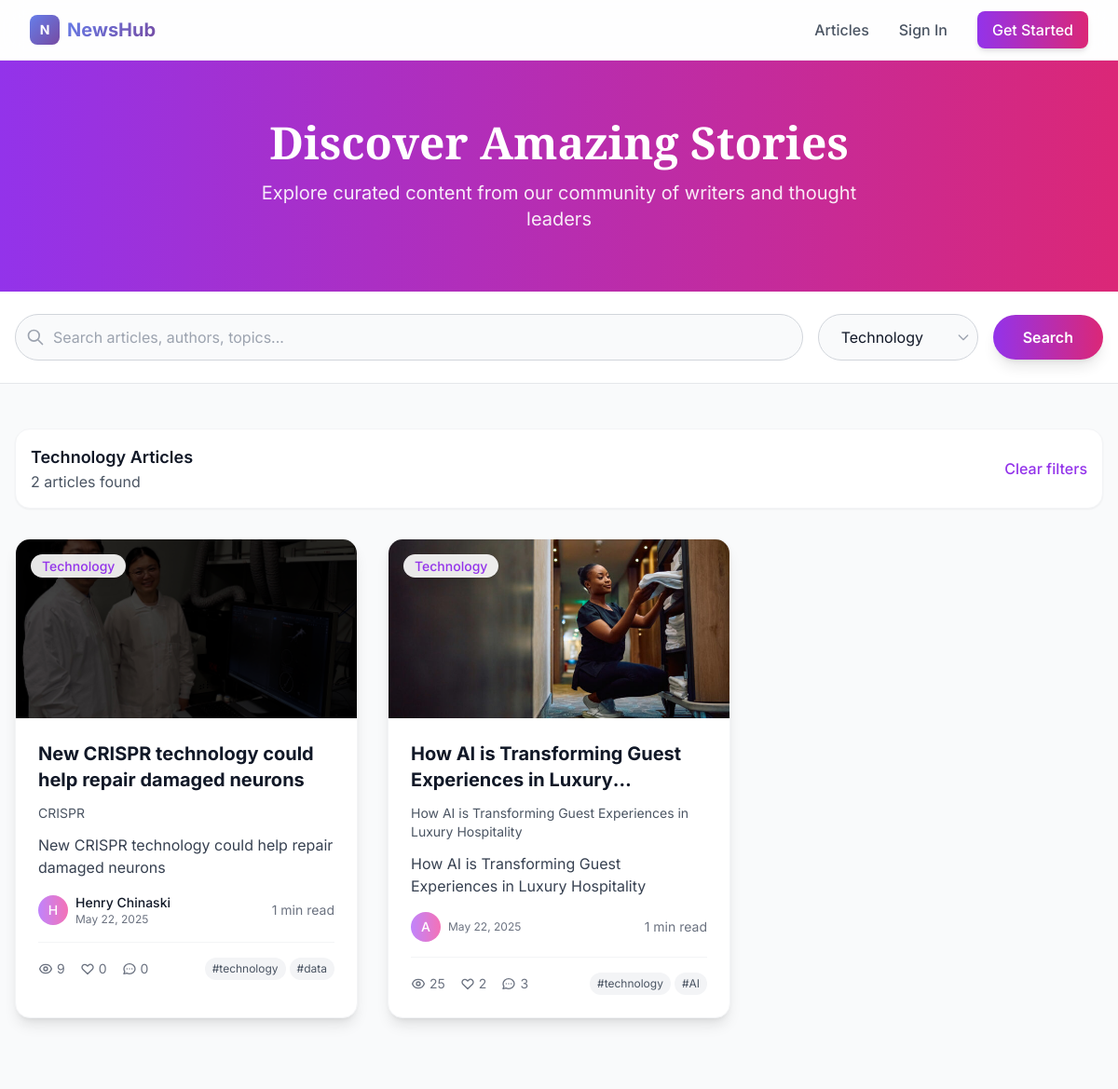
The app's page /articles/?category=technology with its own data.
### articles/models.py (models this page shows, shortened)
class Category(models.Model):
    name = models.CharField(max_length=100, unique=True)
    slug = models.SlugField(max_length=100, unique=True, blank=True)
    description = models.TextField(blank=True)
    created_at = models.DateTimeField(auto_now_add=True)
    class Meta:
        verbose_name_plural = "Categories"
        ordering = ['name']

class Article(models.Model):
    STATUS_CHOICES = [
        ('draft', 'Draft'),
        ('published', 'Published'),
        ('archived', 'Archived'),
    ]
    title = models.CharField(max_length=200)
    slug = models.SlugField(max_length=200, unique=True, blank=True)
    subtitle = models.CharField(max_length=250, blank=True)
    content = models.TextField()
    excerpt = models.TextField(max_length=500, blank=True)
    featured_image = models.ImageField(upload_to='articles/', blank=True, null=True)
    author = models.ForeignKey(User, on_delete=models.CASCADE, related_name='articles')
    category = models.ForeignKey(Category, on_delete=models.SET_NULL, null=True, blank=True)
    tags = models.CharField(max_length=200, blank=True, help_text="Comma-separated tags")
    status = models.CharField(max_length=20, choices=STATUS_CHOICES, default='draft')
    created_at = models.DateTimeField(auto_now_add=True)
    updated_at = models.DateTimeField(auto_now=True)
    published_at = models.DateTimeField(null=True, blank=True)
    view_count = models.PositiveIntegerField(default=0)
    like_count = models.PositiveIntegerField(default=0)
    comment_count = models.PositiveIntegerField(default=0)
    reading_time = models.PositiveIntegerField(default=0, help_text="Estimated reading time in minutes")
    word_count = models.PositiveIntegerField(default=0)
    class Meta:
        ordering = ['-created_at']
        indexes = [
            models.Index(fields=['status', '-created_at']),
            models.Index(fields=['category', '-created_at']),
            models.Index(fields=['author', '-created_at']),
        ]
    def get_absolute_url(self):
        return reverse('article_detail', kwargs={'slug': self.slug})
    def get_tags_list(self):
        if self.tags:
            return [tag.strip() for tag in self.tags.split(',') if tag.strip()]
        return []

### articles/views.py (the view, shortened to what this page needs)
# urls.py: path('', views.article_list, name='article_list'),
def article_list(request):
    articles = Article.objects.filter(status='published').select_related('author', 'category')
    search_query = request.GET.get('search')
    category_slug = request.GET.get('category')
    selected_category = None
    if category_slug:
        try:
            selected_category = Category.objects.get(slug=category_slug)
            articles = articles.filter(category=selected_category)
        except Category.DoesNotExist:
            pass
    paginator = Paginator(articles, 10)
    page_number = request.GET.get('page')
    articles = paginator.get_page(page_number)
    categories = Category.objects.all()
    context = {
        'articles': articles,
        'categories': categories,
        'search_query': search_query,
        'selected_category': selected_category,
    }
    return render(request, 'articles/article_list.html', context)

### templates/articles/article_list.html (shortened to what this page needs)
{% extends 'base.html' %}
{% block content %}
<section class="bg-gradient-to-r from-purple-600 to-pink-600 py-16">
    <div class="max-w-7xl mx-auto px-4 text-center text-white">
        <h1 class="text-4xl md:text-5xl font-display font-bold mb-4">
            Discover Amazing Stories
        </h1>
        <p class="text-xl text-white/90 max-w-2xl mx-auto">
            Explore curated content from our community of writers and thought leaders
        </p>
    </div>
</section>
<section class="bg-white border-b border-gray-200 sticky top-16 z-40">
    <div class="max-w-7xl mx-auto px-4 py-6">
        <form method="get" class="flex flex-col md:flex-row gap-4 items-center">
            <div class="flex-1 relative">
                <div class="absolute inset-y-0 left-0 pl-3 flex items-center pointer-events-none">
                </div>
                <input type="text" name="search" value="{{ search_query|default:'' }}"
                       placeholder="Search articles, authors, topics..."
                       class="w-full pl-10 pr-4 py-3 border border-gray-300 rounded-full focus:ring-2 focus:ring-purple-500 focus:border-transparent transition-all duration-200 bg-gray-50 focus:bg-white">
            </div>
            <div class="relative">
                <select name="category" class="appearance-none bg-gray-50 border border-gray-300 rounded-full px-6 py-3 pr-10 focus:ring-2 focus:ring-purple-500 focus:border-transparent transition-all duration-200 focus:bg-white">
                    {% for category in categories %}
                        <option value="{{ category.slug }}" {% if category.slug == selected_category.slug %}selected{% endif %}>
                            {{ category.name }}
                        </option>
                    {% endfor %}
                </select>
                <div class="absolute inset-y-0 right-0 flex items-center px-2 pointer-events-none">
                </div>
            </div>
            <button type="submit" class="bg-gradient-to-r from-purple-600 to-pink-600 text-white px-8 py-3 rounded-full font-semibold hover:from-purple-700 hover:to-pink-700 transition-all duration-200 shadow-lg hover:shadow-xl hover:scale-105">
                Search
            </button>
        </form>
    </div>
</section>
<section class="py-12 bg-gray-50">
    <div class="max-w-7xl mx-auto px-4">
        {% if articles %}
            {% if search_query or selected_category %}
                <div class="mb-8 p-4 bg-white rounded-2xl shadow-sm border border-gray-100">
                    <div class="flex items-center justify-between">
                        <div>
                            <h3 class="text-lg font-semibold text-gray-900">
                                {% if selected_category %}
                                    {% if search_query %}in {{ selected_category.name }}{% else %}{{ selected_category.name }} Articles{% endif %}
                                {% endif %}
                            </h3>
                            <p class="text-gray-600">{{ articles.paginator.count }} article{{ articles.paginator.count|pluralize }} found</p>
                        </div>
                        {% if search_query or selected_category %}
                            <a href="{% url 'article_list' %}" class="text-purple-600 hover:text-purple-700 font-medium">
                                Clear filters
                            </a>
                        {% endif %}
                    </div>
                </div>
            {% endif %}
            <div class="grid md:grid-cols-2 lg:grid-cols-3 gap-8">
                {% for article in articles %}
                    <article class="bg-white rounded-2xl shadow-lg card-hover overflow-hidden border border-gray-100 group">
                        <div class="relative overflow-hidden">
                            {% if article.featured_image %}
                                <img src="{{ article.featured_image.url }}" alt="{{ article.title }}"
                                     class="w-full h-48 object-cover group-hover:scale-105 transition-transform duration-300">
                            {% endif %}
                            {% if article.category %}
                                <div class="absolute top-4 left-4">
                                    <span class="bg-white/90 backdrop-blur-sm text-purple-600 px-3 py-1 rounded-full text-sm font-medium shadow-lg">
                                        {{ article.category.name }}
                                    </span>
                                </div>
                            {% endif %}
                        </div>
                        <div class="p-6">
                            <h2 class="text-xl font-bold text-gray-900 mb-3 line-clamp-2 group-hover:text-purple-600 transition-colors">
                                <a href="{{ article.get_absolute_url }}">
                                    {{ article.title }}
                                </a>
                            </h2>
                            {% if article.subtitle %}
                                <p class="text-gray-600 text-sm mb-3 line-clamp-2">{{ article.subtitle }}</p>
                            {% endif %}
                            <p class="text-gray-700 mb-4 line-clamp-3">{{ article.excerpt }}</p>
                            <div class="flex items-center justify-between mb-4">
                                <div class="flex items-center space-x-2">
                                    <div class="w-8 h-8 bg-gradient-to-r from-purple-400 to-pink-400 rounded-full flex items-center justify-center">
                                        <span class="text-white text-sm font-medium">
                                            {{ article.author.first_name.0|default:article.author.username.0|upper }}
                                        </span>
                                    </div>
                                    <div>
                                        <p class="text-sm font-medium text-gray-900">
                                            <a href="{% url 'public_profile' article.author.username %}" class="hover:text-purple-600 transition-colors">
                                                {{ article.author.first_name }} {{ article.author.last_name }}
                                            </a>
                                        </p>
                                        <p class="text-xs text-gray-500">{{ article.created_at|date:"M d, Y" }}</p>
                                    </div>
                                </div>
                                <div class="text-sm text-gray-500">
                                    {{ article.reading_time }} min read
                                </div>
                            </div>
                            <div class="flex items-center justify-between pt-4 border-t border-gray-100">
                                <div class="flex items-center space-x-4 text-sm text-gray-500">
                                    <span class="flex items-center">
                                        {{ article.view_count }}
                                    </span>
                                    <span class="flex items-center">
                                        <svg class="w-4 h-4 mr-1" fill="none" stroke="currentColor" viewBox="0 0 24 24">
                                            <path stroke-linecap="round" stroke-linejoin="round" stroke-width="2" d="M4.318 6.318a4.5 4.5 0 000 6.364L12 20.364l7.682-7.682a4.5 4.5 0 00-6.364-6.364L12 7.636l-1.318-1.318a4.5 4.5 0 00-6.364 0z"></path>
                                        </svg>
                                        {{ article.like_count }}
                                    </span>
                                    <span class="flex items-center">
                                        {{ article.comment_count }}
                                    </span>
                                </div>
                                {% if article.get_tags_list %}
                                    <div class="flex flex-wrap gap-1">
                                        {% for tag in article.get_tags_list|slice:":2" %}
                                            <span class="bg-gray-100 text-gray-600 px-2 py-1 rounded-full text-xs">
                                                #{{ tag }}
                                            </span>
                                        {% endfor %}
                                    </div>
                                {% endif %}
                            </div>
                        </div>
                    </article>
                {% endfor %}
            </div>
        {% endif %}
    </div>
</section>
{% endblock %}

### templates/base.html (style rules this page uses)
body { font-family: 'Inter', sans-serif; }
.font-display { font-family: 'Playfair Display', serif; }
* { transition: all 0.2s ease; }
.card-hover { transition: all 0.3s cubic-bezier(0.4, 0, 0.2, 1); }

### records on screen
Category: name "Technology"
Article: featured_image (picture), category.name "Technology", title "New CRISPR technology could help repair damaged neurons", subtitle "CRISPR", excerpt "New CRISPR technology could help repair damaged neurons", author.first_name.0 "H", author.first_name "Henry", author.last_name "Chinaski", created_at "May 22, 2025", reading_time "1", view_count "9", like_count "0", comment_count "0", get_tags_list "technology" "data"
Article: featured_image (picture), category.name "Technology", title "How AI is Transforming Guest Experiences in…", subtitle "How AI is Transforming Guest Experiences in Luxury Hospitality", excerpt "How AI is Transforming Guest Experiences in Luxury Hospitality", author.first_name.0 "A", created_at "May 22, 2025", reading_time "1", view_count "25", like_count "2", comment_count "3", get_tags_list "technology" "AI"

### other values on screen
{{ articles.paginator.count }} "2"
form field category "Technology"
